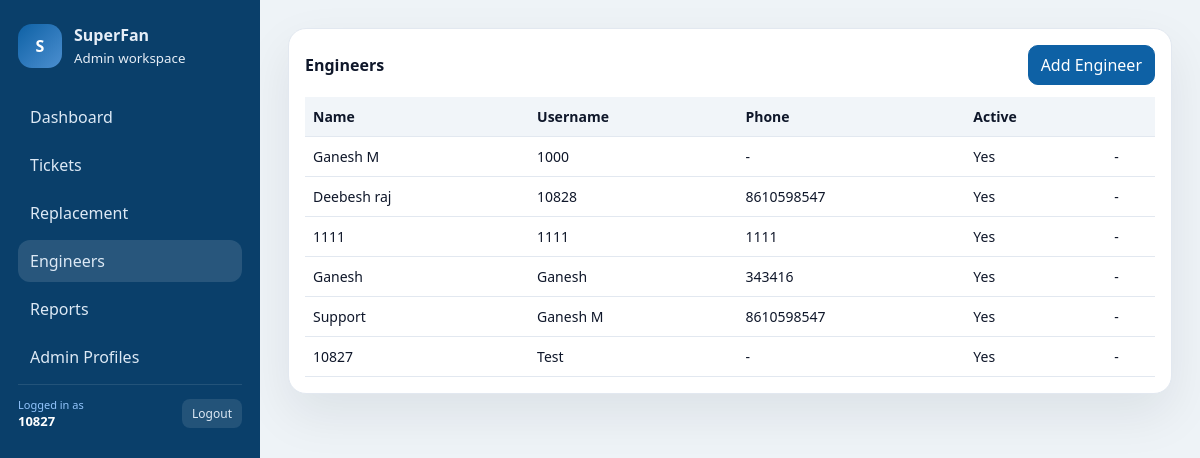
Page /panel/engineers/ (signed in) on the committed database.
### core/models.py (models this page shows, shortened)
class EngineerProfile(models.Model):
    user = models.OneToOneField(settings.AUTH_USER_MODEL, on_delete=models.CASCADE, related_name='engineer_profile')
    phone = models.CharField(max_length=30, blank=True)
    active = models.BooleanField(default=True)

### core/panel_views.py (the view)
# urls.py: path("engineers/", panel_views.panel_engineers, name="panel_engineers"),
@login_required(login_url="/panel/login/")
def panel_engineers(request):
    if not request.user.is_staff:
        return redirect("panel:panel_login")
    engineers = EngineerProfile.objects.select_related("user").order_by("user__username")
    return render(
        request,
        "panel/engineers.html",
        {
            "engineers": engineers,
            "page_title": "Engineers",
        },
    )

### support_backend/template_flags.py (called while the page is built)
def panel_flags(request):
    return {
        "PANEL_SHOW_FILTERS": getattr(settings, "PANEL_SHOW_FILTERS", True),
        "PANEL_SHOW_ENGINEER_ADD": getattr(settings, "PANEL_SHOW_ENGINEER_ADD", True),
        "PANEL_SHOW_ADMIN_LINK": getattr(settings, "PANEL_SHOW_ADMIN_LINK", True),
    }

### templates/panel/engineers.html
{% extends "panel/base.html" %}
{% block content %}
  <div class="card">
    <div style="display:flex;align-items:center;justify-content:space-between;">
      <strong>Engineers</strong>
      {% if PANEL_SHOW_ENGINEER_ADD %}
        <a class="btn primary" href="/panel/engineers/new/">Add Engineer</a>
      {% endif %}
    </div>
    <div style="margin-top:12px;overflow:auto;">
      <table class="table">
        <thead>
          <tr>
            <th>Name</th>
            <th>Username</th>
            <th>Phone</th>
            <th>Active</th>
            <th></th>
          </tr>
        </thead>
        <tbody>
          {% for e in engineers %}
            <tr>
              <td>{{ e.user.get_full_name|default:e.user.username|capfirst }}</td>
              <td>{{ e.user.username }}</td>
              <td>{{ e.phone|default:"-" }}</td>
              <td>{% if e.active %}Yes{% else %}No{% endif %}</td>
              <td>-</td>
            </tr>
          {% empty %}
            <tr><td colspan="5" class="muted">No engineers found.</td></tr>
          {% endfor %}
        </tbody>
      </table>
    </div>
  </div>
{% endblock %}

### templates/panel/base.html (shortened to what this page needs)
{% load static %}
<!DOCTYPE html>
<html lang="en">
  <head>
  </head>
  <body>
    <div class="shell">
      <aside class="sidebar">
        <div class="brand">
          <div class="brand-badge">S</div>
          <div>
            <div style="font-weight:700;">SuperFan</div>
            <small>Admin workspace</small>
          </div>
        </div>
        <nav class="nav">
          <a href="/panel/" class="{% if page_title == 'Dashboard' %}active{% endif %}">Dashboard</a>
          <a href="/panel/tickets/" class="{% if page_title == 'Tickets' %}active{% endif %}">Tickets</a>
          <a href="/panel/replacements/" class="{% if page_title == 'Replacement' %}active{% endif %}">Replacement</a>
          <a href="/panel/engineers/" class="{% if page_title == 'Engineers' %}active{% endif %}">Engineers</a>
          <a href="/panel/reports/" class="{% if page_title == 'Reports' %}active{% endif %}">Reports</a>
          <a href="/panel/admins/" class="{% if page_title == 'Admin Profiles' %}active{% endif %}">Admin Profiles</a>
          <div style="margin-top:auto;padding-top:12px;border-top:1px solid rgba(255,255,255,0.1);display:flex;align-items:center;justify-content:space-between;gap:8px;">
            <div>
              <div style="font-size:11px;color:#93c5fd;">Logged in as</div>
              <div style="font-weight:600;color:white;font-size:13px;">{{ user.get_full_name|default:user.username }}</div>
            </div>
            <a href="/panel/logout/" onclick="document.getElementById('logout-modal').style.display='flex';return false;" style="padding:6px 10px;background:rgba(255,255,255,0.1);border-radius:8px;color:#dde9f5;font-size:12px;">Logout</a>
          </div>
        </nav>
      </aside>
      <main class="content">
        {% block content %}{% endblock %}
      </main>
    </div>
  </body>
</html>

### templates/panel/base.html (style rules this page uses)
:root { --bg: #eef3f7; --surface: #ffffff; --muted: #64748b; --ink: #0f172a; --accent: #0e61a5; --accent-2: #4c8fd0; --border: #e2e8f0; --shadow: 0 20px 50px rgba(15, 23, 42, 0.08); }
* { box-sizing: border-box; }
body { margin: 0; font-family: "Segoe UI", system-ui, -apple-system, sans-serif; background: var(--bg); color: var(--ink); overflow: hidden; }
.shell { display: grid; grid-template-columns: 260px 1fr; height: 100vh; }
.sidebar { background: #0a3f6a; color: #e6eef7; padding: 24px 18px; overflow-y: auto; }
.brand { display: flex; align-items: center; gap: 12px; margin-bottom: 28px; }
.brand-badge { width: 44px; height: 44px; border-radius: 14px; background: linear-gradient(135deg, #0e61a5, #4c8fd0); display: grid; place-items: center; color: white; font-weight: 700; }
.nav { display: grid; gap: 6px; }
.nav a { color: #dde9f5; text-decoration: none; padding: 10px 12px; border-radius: 12px; display: flex; align-items: center; gap: 8px; }
.nav a.active, .nav a:hover { background: rgba(255,255,255,0.12); }
.content { padding: 28px; overflow-y: auto; }
.card { background: var(--surface); border: 1px solid var(--border); border-radius: 18px; padding: 16px; box-shadow: var(--shadow); }
.table { width: 100%; border-collapse: collapse; font-size: 14px; }
.table th, .table td { padding: 10px 8px; border-bottom: 1px solid var(--border); text-align: left; }
.table th { color: #0f172a; font-weight: 700; background: #f1f5f9; }
.btn { display: inline-flex; align-items: center; gap: 6px; padding: 8px 12px; border-radius: 10px; border: 1px solid var(--border); text-decoration: none; color: var(--ink); background: white; }
.btn.primary { background: var(--accent); color: white; border-color: var(--accent); }

### rows in the picture
EngineerProfile: user.get_full_name "Ganesh M", user.username "1000", phone "-", active "Yes"
EngineerProfile: user.get_full_name "Deebesh raj", user.username "10828", phone "8610598547", active "Yes"
EngineerProfile: user.get_full_name "1111", user.username "1111", phone "1111", active "Yes"
EngineerProfile: user.get_full_name "Ganesh", user.username "Ganesh", phone "343416", active "Yes"
EngineerProfile: user.get_full_name "Support", user.username "Ganesh M", phone "8610598547", active "Yes"
EngineerProfile: user.get_full_name "10827", user.username "Test", phone "-", active "Yes"

### other values in the picture
{{ user.get_full_name|default:user.username }} "10827"
